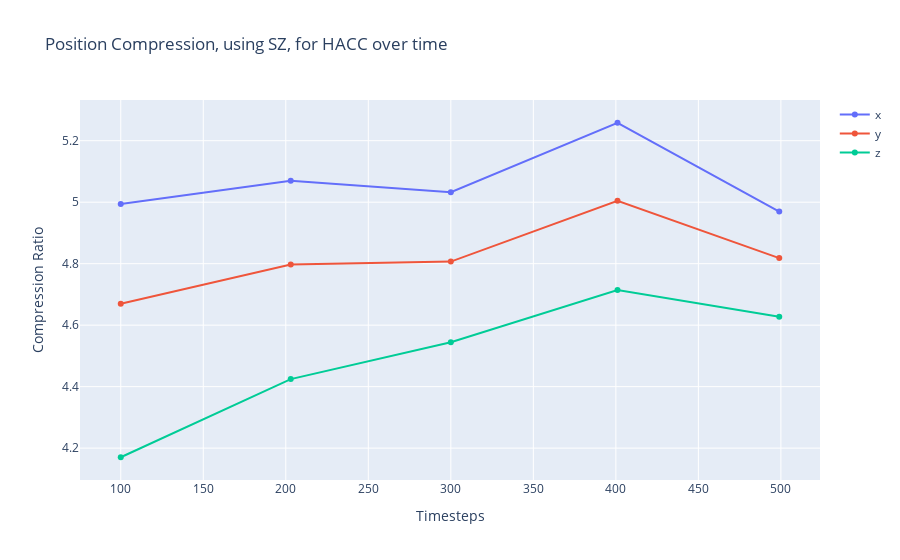

The notebook cell saved with this chart:
### Code cell
fig = go.Figure()

fig.add_trace(go.Scatter(x=timesteps, y=comp_sz_x, mode='lines+markers', name="x"))
fig.add_trace(go.Scatter(x=timesteps, y=comp_sz_y, mode='lines+markers', name="y"))
fig.add_trace(go.Scatter(x=timesteps, y=comp_sz_z, mode='lines+markers', name="z"))

fig.update_layout(
    title="Position Compression, using SZ, for HACC over time",
    xaxis_title="Timesteps",
    yaxis_title="Compression Ratio"
)
fig.show()

### Figure 1 — Plotly figure (JSON) as saved in the notebook; plotly's stock layout.template omitted (floating-point values rounded to 4 significant figures)
{"data": [{"mode": "lines+markers", "name": "x", "type": "scatter", "x": [100, 203, 300, 401, 499], "y": [4.994, 5.069, 5.032, 5.258, 4.97]}, {"mode": "lines+markers", "name": "y", "type": "scatter", "x": [100, 203, 300, 401, 499], "y": [4.67, 4.797, 4.807, 5.005, 4.818]}, {"mode": "lines+markers", "name": "z", "type": "scatter", "x": [100, 203, 300, 401, 499], "y": [4.17, 4.425, 4.545, 4.714, 4.628]}], "layout": {"title": {"text": "Position Compression, using SZ, for HACC over time"}, "xaxis": {"title": {"text": "Timesteps"}}, "yaxis": {"title": {"text": "Compression Ratio"}}}}
